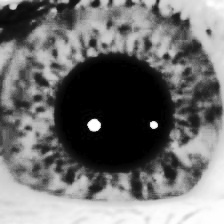
#> input picture processed_image/003/S6003S09.jpg, 224 x 224 px, given as the content of the folder dataset, which was not available
$ python automate_process_main.py
#> lines starting #> are read from the running program, lines starting #| are printed output that depends on the picture; pictures that were not available may be replaced by others from this repository, and a replacement may not be noted
#> the answer given: 1
#> in iterate_dataset_localization, image is the input picture: shape (224, 224, 3); min 0, max 255, mean 111.4
### preprocessing/localization.py
## For whole iris detection

import cv2
import numpy as np

def localization(image):
    try:
        gray = cv2.cvtColor(image, cv2.COLOR_BGR2GRAY)
        gray_blurred = cv2.GaussianBlur(gray, (5, 5), 2)
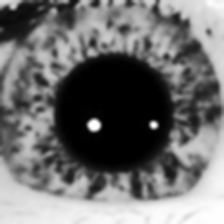
#> gray_blurred: shape (224, 224); min 0, max 254, mean 111.4
        #gray_blurred = cv2.bilateralFilter(gray_blurred, d=9, sigmaColor=75, sigmaSpace=75)
        circles = cv2.HoughCircles(
            gray_blurred,
            cv2.HOUGH_GRADIENT,
            dp=1,
            minDist=30,
            param1=60,
            param2=30,
            minRadius=40,
            maxRadius=100
        )
#> circles = [[126.5, 106.5, 95], [95.5, 98.5, 92.8], [64.5, 84.5, 42.9]]
        if circles is not None:
            circles = np.uint16(np.around(circles))
#> circles = [[126, 106, 95], [96, 98, 93], [64, 84, 43]]
            x = circles[0][0][0]
#> x = 126
            y = circles[0][0][1]
#> y = 106
            r = circles[0][0][2]
#> r = 95
            zoom_out_factor = 4
            crop_size = int(r * zoom_out_factor * 2)
#> crop_size = 760
            x1, y1 = max(x - crop_size, 0), max(y - crop_size, 0)
#> x1 = 0; y1 = 0
            x2, y2 = min(x + crop_size, image.shape[1]), min(y + crop_size, image.shape[0])
#> x2 = 224; y2 = 224

            cropped_image = image[y1:y2, x1:x2]
            resized_image = cv2.resize(cropped_image, (224, 224))
            return resized_image
        else:
            print("No circles detected.")
            return None
    except Exception as e:
        print(e)

### automate_process_main.py
import preprocessing.localization as lc
import preprocessing.normalization as nm
from model import InceptionV3_training as model
import feature_selection.Gabor_filter as gab
import feature_selection.Haar_wavelet as hw
import feature_selection.laplacian as lp
import feature_selection.LogGabor_filter as lb
import cv2
import os
import time


def iterate_dataset_localization(dataset_path):
    num_of_pics = 0
    num_of_err = 0
    error_ids=[]
    for root, dirs, files in os.walk(dataset_path):
        for file in files:
            if file.endswith(".jpg"):  # Adjust for your image format
                num_of_pics+=1
                try:
                    image_path = os.path.join(root, file)
                    id_number = os.path.basename(root)  # Extract the ID number from the folder name
                    image = cv2.imread(image_path)
                    resized_image=lc.localization(image)
                # Process the image and ID number as needed
                    print(f"Processing image: {image_path}, ID: {id_number}")
                # Extract ID and filename
                    id_dir, filename = os.path.split(image_path)
                    id_number = os.path.basename(id_dir)

                # Create the output directory if it doesn't exist
                    output_dir = os.path.join("processed_image", id_number)
                    os.makedirs(output_dir, exist_ok=True)

                # Construct the output filename
                    output_filename = os.path.join(output_dir, filename)
                    cv2.imwrite(output_filename, resized_image)
                except Exception as e:
                    print(f"Error processing image: {image_path}, ID: {id_number}, Error: {e}")
                    num_of_err+=1
                    error_ids.append(image_path)
    print("Error files: ")
    for error_id in error_ids:
        print(error_id)
    print("Number of images: "+str(num_of_pics))
    print("Number of errors: "+str(num_of_err))
# [201 lines left out: functions iterate_dataset_normalize, multiple_feat_selection, case_5_with_combinations, case_6_with_combinations, not called in this run]

print("Main Menu")
print("1. Multiple localization")
print("2. Multiple Normalization")
print("3. Multiple Feature Selection")
print("4. Train")
print("5. Looping through all methods and testing")
print("6. Looping through all normalization without feature selection")
option = int(input("Enter your choice: "))
if option == 1:
    dataset_path = "dataset"
    iterate_dataset_localization(dataset_path)
if option == 2:
    processed_path = "processed_image"
    iterate_dataset_normalize(processed_path,0)
if option == 3:
    multiple_feat_selection(0)
if option == 4:
    print("Training model with feature selection or not ?")
    print("1. With feature selection")
    print("2. Without feature selection")
    opt=int(input())-1
    model.main(opt)
if option == 5:
    case_5_with_combinations()
if option == 6:
    case_6_with_combinations()

$ run again, on processed_image/028/S6028S05.jpg
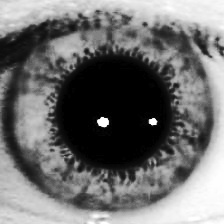
#> input picture processed_image/028/S6028S05.jpg, 224 x 224 px, given as the content of the folder dataset, which was not available
#> in iterate_dataset_localization, image is the input picture: shape (224, 224, 3); min 0, max 255, mean 110.5
#> in localization, `gray_blurred = cv2.GaussianBlur(gray, (5, 5), 2)`:
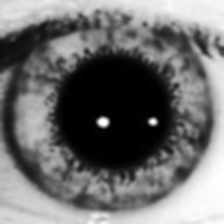
#> gray_blurred: shape (224, 224); min 0, max 254, mean 110.5
#> in localization, `circles = cv2.HoughCircles( gray_blurred, cv2.HOUGH_GRADIENT, dp=1, mi..`: circles = [[113.5, 111.5, 99.4], [84.5, 121.5, 82.9], [144.5, 117.5, 68.6], [137.5, 85.5, 69.7], [119.5, 143.5, 59.8]]
#> in localization, `circles = np.uint16(np.around(circles))`: circles = [[114, 112, 99], [84, 122, 83], [144, 118, 69], [138, 86, 70], [120, 144, 60]]
#> x = 114
#> y = 112
#> r = 99
#> crop_size = 792
#> x1 = 0
#> x2 = 224
